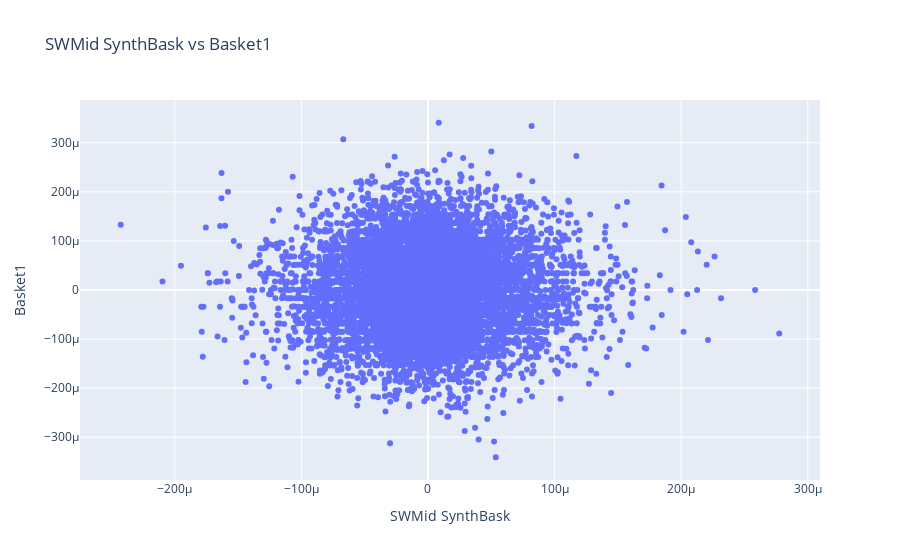

Notebook code cell kept with this figure:
### Code cell
# plot pct change of synthbasket change against basket1 change
fig = go.Figure()
fig.add_trace(go.Scatter(x=mk[q]['swmid_synthbask'].pct_change(), y=mk[q]['swmid_PICNIC_BASKET1'].pct_change().shift(30), mode='markers', name='SWMid SynthBask vs Basket1'))
fig.update_layout(title='SWMid SynthBask vs Basket1', xaxis_title='SWMid SynthBask', yaxis_title='Basket1')
fig.show()

### Figure 1 — Plotly figure (JSON) as saved in the notebook; plotly's stock layout.template omitted (floating-point values rounded to 4 significant figures; data arrays with more than 128 entries replaced by an {"elided": "..."} marker saying what was removed)
{"data": [{"mode": "markers", "name": "SWMid SynthBask vs Basket1", "type": "scatter", "x": {"elided": "10000 float values"}, "y": {"elided": "10000 float values"}}], "layout": {"title": {"text": "SWMid SynthBask vs Basket1"}, "xaxis": {"title": {"text": "SWMid SynthBask"}}, "yaxis": {"title": {"text": "Basket1"}}}}
